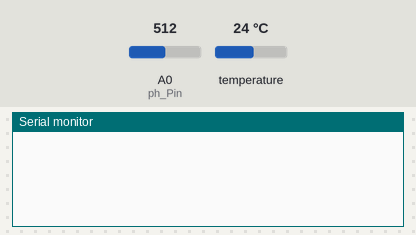
Recording of a sketch running on a simulated ESP8266 (NodeMCU). Parts: the last lines printed to the serial monitor. The test bench sets the inputs (shaded band); at power-on: temperature 24 °C, A0 (ph_Pin) = 512. WiFi joins after 1.5 s; servers stay silent unless stated.

Above: at 3.0 s.
3.1 s: temperature set to 12 °C
At 4.8 s:
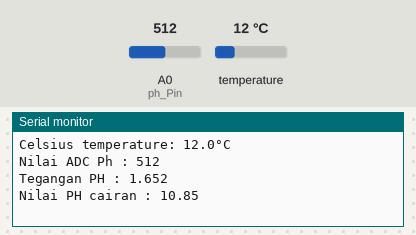
5.7 s: A0 (ph_Pin) set to 716
At 6.8 s:
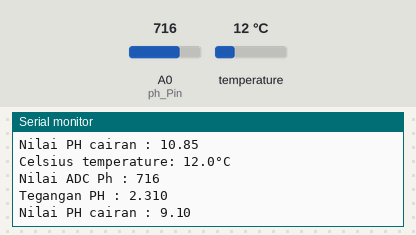
7.2 s: temperature set to 19 °C
8.7 s: A0 (ph_Pin) set to 900
At 10.7 s:
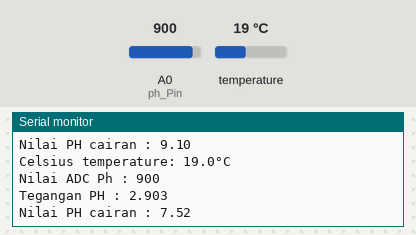
Timing chart, 0 to 11.2 s (numbered marks = the images above; inputs shaded):
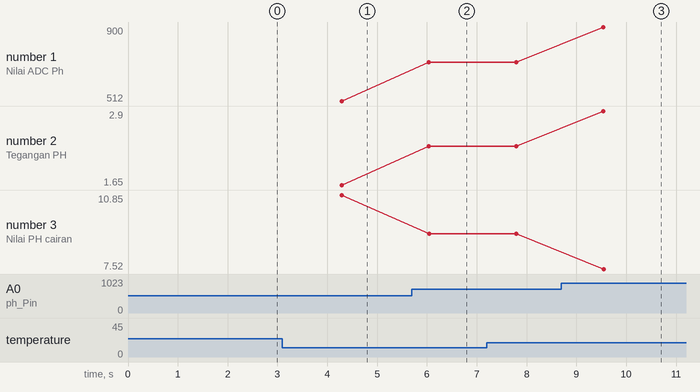

Measured:
- after the input at 3.1 s, the serial monitor: prints a new line after 1.2 s (image 1)
- after the input at 5.7 s, the serial monitor: prints a new line after 0.34 s (image 2)
- after the input at 8.7 s, the serial monitor: prints a new line after 0.84 s (image 3)
- plotted number 1: 512 → 716 after the input at 5.7 s, 716 → 900 after the input at 8.7 s
- plotted number 2: 1.65 → 2.31 after the input at 5.7 s, 2.31 → 2.9 after the input at 8.7 s
- plotted number 3: 10.85 → 9.1 after the input at 5.7 s, 9.1 → 7.52 after the input at 8.7 s

The sketch:

Program_Kelompok9.ino
```cpp
#include <OneWire.h> //Mengimport library OneWire.h yang digunakan untuk komunikasi dengan sensor yang menggunakan protokol OneWire.
#include <DallasTemperature.h>  //Mengimport library DallasTemperatur.h yang digunakan untuk membaca suhu dari sensor Dallas.
#include <BlynkSimpleEsp8266.h> //Mengimport library BlynkSimpleEsp8266.h yang digunakan untuk menghubungkan perangkat ke platform Blynk.


#define sensor_ds18b20 D4 //Mendefinisikan sensor DS18B20 sebagai D4
OneWire oneWire(sensor_ds18b20);  //Membuat objek OneWire menggunakan pin D4
DallasTemperature sensors(&oneWire);  //Membuat objek sensor dari kelas Dallas Temperatur dengan menggunakan objek OneWire sebelumnya

const int ph_Pin = A0; //Mendefinisikan pin A0 sebagai pin analog untuk membaca data dari sensor pH
float Po = 0; //Mendefinisikan variabel Po (pH offset) dengan nilai 0
float PH_step;  // membuat variabel yang akan menyimpan perubahan pH
int nilai_analog_PH;  // mendefinisikan variabel untuk menyimpan nilai analog pembacaan sensor pH
double TeganganPh;  //mendefinisikan variabel untuk menyimpan tegangan pembacaan sensor pH

// untuk kalibrasi
float PH4 = 3.1;
float PH7 = 4.23;

char auth[] = "CQvKkfHxIH5q-hGGSn8Z3DPi04FmwCzf"; //mendefinisikan token otorisasi yang menghubungkan perangkat dengan platform blynk
char ssid[] = "LEYS"; //mendefinisikan nama dari wifi yang digunakan
char pass[] = "Ba1ley99"; //mendefinisikan password dari wifi yang digunakan

void setup() {
  pinMode(ph_Pin, INPUT); //mengatur pin ph_pin menjadi input yang membaca data dari sensor pH
  Serial.begin(9600); // memulai komunikasi serial dengan kecepatan baud rate 9600 untuk debugging dan output serial
  sensors.begin();  //memulai komunikasi dengan sensor suhu dallas

  Blynk.begin(auth, ssid, pass);  //menghubungkan perangkat dengan platform blynk yang sudah didefinisikan sebelumnya
}

void loop() {
  Blynk.run();  // memproses semua perintah blynk dan mempertahankan koneksi dengan platform blynk

  sensors.requestTemperatures();  //mengirim perintah ke sensor suhu dallas untuk memperbaharui data
  static unsigned long timepoint = millis();  //mendeklarasikan variable timepoint sebagai unsigned long dan menginisialisasinya dengan nilai millis saat ini
  if (millis() - timepoint > 1000U) { //memeriksa selisih waktu millis dengan waktu terakhir
    timepoint = millis(); // memperbaharui nilai timepoint dengan waktu saat ini
    float tegangan = analogRead(ph_Pin) / 1024.0 * 5000;  //membaca nilai tegangan dari sensor ph menggunakan fungsi analogRead() dan mengkonversinya menjadi nilai tegangan yang sebenarnya
    float suhu = sensors.getTempCByIndex(0);  //membaca suhu dari sensor suhu dengan fungsi getTempCByIndex()

    Serial.print("Celsius temperature: ");  //mencetak teks ke serial
    Serial.print(suhu, 1);  // mencetak nilai suhu ke serial
    Serial.println("°C"); //mencetak teks ke serial

    int nilai_analog_PH = analogRead(ph_Pin); //membaca nilai analog dari sensor ph dan menyimpan ke variabel nilai_analog_PH
    Serial.print("Nilai ADC Ph : ");  //mencetak teks ke serial
    Serial.println(nilai_analog_PH);  //mencetak nilai dan membuat baris baru pada serial
    double TeganganPh = (3.3 / 1023.0) * nilai_analog_PH; //menghitung tegangan dari nilai analog ph menggunakan rumus dan nilai disimpan ke variable TeganganPH
    Serial.print("Tegangan PH : "); //mencetak teks ke serial
    Serial.println(TeganganPh, 3);  // mencetak nilai ke serial

    PH_step = (PH7 - PH4) / 3;  //menghitung langkah perubahan ph dengan rumus dan nilainya disimpan ke variable PH_step
    Po = 7.0 - ((TeganganPh - PH4) / PH_step); // Memperbaiki rumus perhitungan Po
    Serial.print("Nilai PH cairan : "); //mencetak teks ke serial
    Serial.println(Po, 2);  //mencetak nilai ke serial

    Blynk.virtualWrite(V1, String("Suhu: ") + suhu + "°C"); //mengirim data suhu ke widget virtual pin v1 di platform blynk
    Blynk.virtualWrite(V2, String("pH: ") + Po);  //mengirim data ph ke widget virtual pin v2 di platform blynk
    Blynk.virtualWrite(V3, String("Keterangan: ") + getpHLevelDescription(Po)); //mengirim keterangan level ph ke widget virtual pin v3 di platform blynk dengan memanggil fungi getpHLevelDescription() untuk mendapatkan keterangan ph
  }
  delay(100); //memberikan delay sebelum mengeksekusi iterasi berikutnya dari program yang berada di loop
}

String getpHLevelDescription(float pH) {  //mendefinisikan fungsi getpHLevelDescription yang menerima nilai ph sebagai argumen dan mengembalikan tipe data string
  // melakukan pengecekan kondisi dari ph
  if (pH == 7) {
    return "Netral";
  } else if (pH < 7 && pH >= 0) {
    return "Asam";
  } else if (pH > 7 && pH <= 14) {
    return "Basa";
  } else {
    return "Sensor tidak terbaca";
  }
}
```
